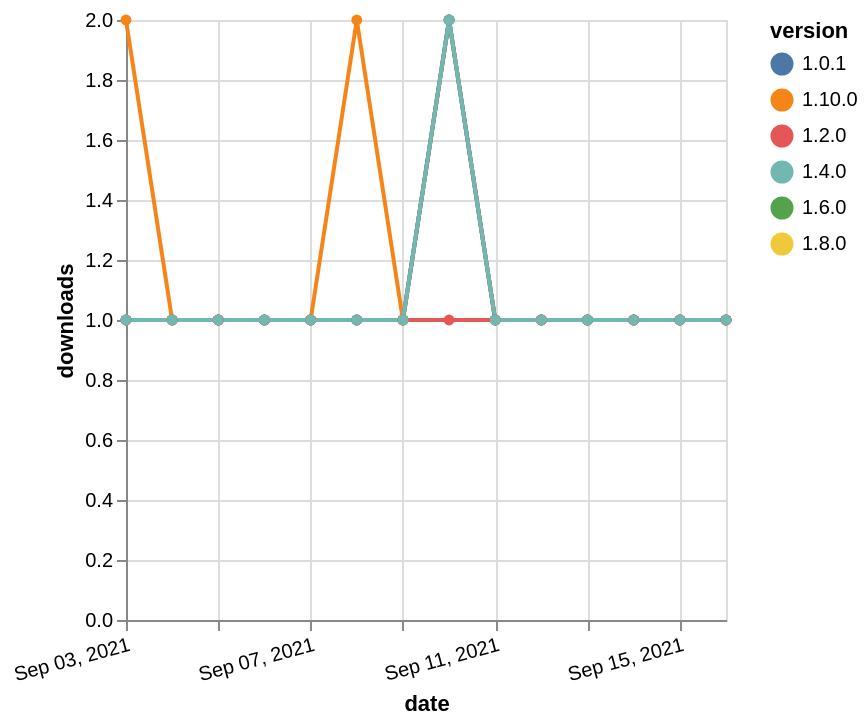

The specification (Vega-Lite) saved for this image:
### Vega-Lite specification from a JSON file in a GitHub repository (floating-point values rounded to 4 significant figures)
{"$schema": "https://vega.github.io/schema/vega-lite/v5.json", "description": "A simple bar chart with embedded data.", "data": {"values": [{"date": "2021-09-03", "total": 148, "delta": 1, "version": "1.6.0"}, {"date": "2021-09-04", "total": 149, "delta": 1, "version": "1.6.0"}, {"date": "2021-09-05", "total": 150, "delta": 1, "version": "1.6.0"}, {"date": "2021-09-06", "total": 151, "delta": 1, "version": "1.6.0"}, {"date": "2021-09-07", "total": 152, "delta": 1, "version": "1.6.0"}, {"date": "2021-09-08", "total": 153, "delta": 1, "version": "1.6.0"}, {"date": "2021-09-09", "total": 154, "delta": 1, "version": "1.6.0"}, {"date": "2021-09-10", "total": 156, "delta": 2, "version": "1.6.0"}, {"date": "2021-09-11", "total": 157, "delta": 1, "version": "1.6.0"}, {"date": "2021-09-12", "total": 158, "delta": 1, "version": "1.6.0"}, {"date": "2021-09-13", "total": 159, "delta": 1, "version": "1.6.0"}, {"date": "2021-09-14", "total": 160, "delta": 1, "version": "1.6.0"}, {"date": "2021-09-15", "total": 161, "delta": 1, "version": "1.6.0"}, {"date": "2021-09-16", "total": 162, "delta": 1, "version": "1.6.0"}, {"date": "2021-09-03", "total": 169, "delta": 1, "version": "1.8.0"}, {"date": "2021-09-04", "total": 170, "delta": 1, "version": "1.8.0"}, {"date": "2021-09-05", "total": 171, "delta": 1, "version": "1.8.0"}, {"date": "2021-09-06", "total": 172, "delta": 1, "version": "1.8.0"}, {"date": "2021-09-07", "total": 173, "delta": 1, "version": "1.8.0"}, {"date": "2021-09-08", "total": 174, "delta": 1, "version": "1.8.0"}, {"date": "2021-09-09", "total": 175, "delta": 1, "version": "1.8.0"}, {"date": "2021-09-10", "total": 177, "delta": 2, "version": "1.8.0"}, {"date": "2021-09-11", "total": 178, "delta": 1, "version": "1.8.0"}, {"date": "2021-09-12", "total": 179, "delta": 1, "version": "1.8.0"}, {"date": "2021-09-13", "total": 180, "delta": 1, "version": "1.8.0"}, {"date": "2021-09-14", "total": 181, "delta": 1, "version": "1.8.0"}, {"date": "2021-09-15", "total": 182, "delta": 1, "version": "1.8.0"}, {"date": "2021-09-16", "total": 183, "delta": 1, "version": "1.8.0"}, {"date": "2021-09-03", "total": 114, "delta": 2, "version": "1.10.0"}, {"date": "2021-09-04", "total": 115, "delta": 1, "version": "1.10.0"}, {"date": "2021-09-05", "total": 116, "delta": 1, "version": "1.10.0"}, {"date": "2021-09-06", "total": 117, "delta": 1, "version": "1.10.0"}, {"date": "2021-09-07", "total": 118, "delta": 1, "version": "1.10.0"}, {"date": "2021-09-08", "total": 120, "delta": 2, "version": "1.10.0"}, {"date": "2021-09-09", "total": 121, "delta": 1, "version": "1.10.0"}, {"date": "2021-09-10", "total": 123, "delta": 2, "version": "1.10.0"}, {"date": "2021-09-11", "total": 124, "delta": 1, "version": "1.10.0"}, {"date": "2021-09-12", "total": 125, "delta": 1, "version": "1.10.0"}, {"date": "2021-09-13", "total": 126, "delta": 1, "version": "1.10.0"}, {"date": "2021-09-14", "total": 127, "delta": 1, "version": "1.10.0"}, {"date": "2021-09-15", "total": 128, "delta": 1, "version": "1.10.0"}, {"date": "2021-09-16", "total": 129, "delta": 1, "version": "1.10.0"}, {"date": "2021-09-03", "total": 217, "delta": 1, "version": "1.0.1"}, {"date": "2021-09-04", "total": 218, "delta": 1, "version": "1.0.1"}, {"date": "2021-09-05", "total": 219, "delta": 1, "version": "1.0.1"}, {"date": "2021-09-06", "total": 220, "delta": 1, "version": "1.0.1"}, {"date": "2021-09-07", "total": 221, "delta": 1, "version": "1.0.1"}, {"date": "2021-09-08", "total": 222, "delta": 1, "version": "1.0.1"}, {"date": "2021-09-09", "total": 223, "delta": 1, "version": "1.0.1"}, {"date": "2021-09-10", "total": 225, "delta": 2, "version": "1.0.1"}, {"date": "2021-09-11", "total": 226, "delta": 1, "version": "1.0.1"}, {"date": "2021-09-12", "total": 227, "delta": 1, "version": "1.0.1"}, {"date": "2021-09-13", "total": 228, "delta": 1, "version": "1.0.1"}, {"date": "2021-09-14", "total": 229, "delta": 1, "version": "1.0.1"}, {"date": "2021-09-15", "total": 230, "delta": 1, "version": "1.0.1"}, {"date": "2021-09-16", "total": 231, "delta": 1, "version": "1.0.1"}, {"date": "2021-09-03", "total": 173, "delta": 1, "version": "1.2.0"}, {"date": "2021-09-04", "total": 174, "delta": 1, "version": "1.2.0"}, {"date": "2021-09-05", "total": 175, "delta": 1, "version": "1.2.0"}, {"date": "2021-09-06", "total": 176, "delta": 1, "version": "1.2.0"}, {"date": "2021-09-07", "total": 177, "delta": 1, "version": "1.2.0"}, {"date": "2021-09-08", "total": 178, "delta": 1, "version": "1.2.0"}, {"date": "2021-09-09", "total": 179, "delta": 1, "version": "1.2.0"}, {"date": "2021-09-10", "total": 180, "delta": 1, "version": "1.2.0"}, {"date": "2021-09-11", "total": 181, "delta": 1, "version": "1.2.0"}, {"date": "2021-09-12", "total": 182, "delta": 1, "version": "1.2.0"}, {"date": "2021-09-13", "total": 183, "delta": 1, "version": "1.2.0"}, {"date": "2021-09-14", "total": 184, "delta": 1, "version": "1.2.0"}, {"date": "2021-09-15", "total": 185, "delta": 1, "version": "1.2.0"}, {"date": "2021-09-16", "total": 186, "delta": 1, "version": "1.2.0"}, {"date": "2021-09-03", "total": 163, "delta": 1, "version": "1.4.0"}, {"date": "2021-09-04", "total": 164, "delta": 1, "version": "1.4.0"}, {"date": "2021-09-05", "total": 165, "delta": 1, "version": "1.4.0"}, {"date": "2021-09-06", "total": 166, "delta": 1, "version": "1.4.0"}, {"date": "2021-09-07", "total": 167, "delta": 1, "version": "1.4.0"}, {"date": "2021-09-08", "total": 168, "delta": 1, "version": "1.4.0"}, {"date": "2021-09-09", "total": 169, "delta": 1, "version": "1.4.0"}, {"date": "2021-09-10", "total": 171, "delta": 2, "version": "1.4.0"}, {"date": "2021-09-11", "total": 172, "delta": 1, "version": "1.4.0"}, {"date": "2021-09-12", "total": 173, "delta": 1, "version": "1.4.0"}, {"date": "2021-09-13", "total": 174, "delta": 1, "version": "1.4.0"}, {"date": "2021-09-14", "total": 175, "delta": 1, "version": "1.4.0"}, {"date": "2021-09-15", "total": 176, "delta": 1, "version": "1.4.0"}, {"date": "2021-09-16", "total": 177, "delta": 1, "version": "1.4.0"}]}, "width": "container", "mark": {"type": "line", "point": {"filled": true}}, "encoding": {"x": {"field": "date", "type": "temporal", "timeUnit": "yearmonthdate", "title": "date", "axis": {"labelAngle": -15}}, "y": {"field": "delta", "type": "quantitative", "title": "downloads"}, "color": {"field": "version", "type": "nominal"}, "tooltip": {"field": "delta"}}}
